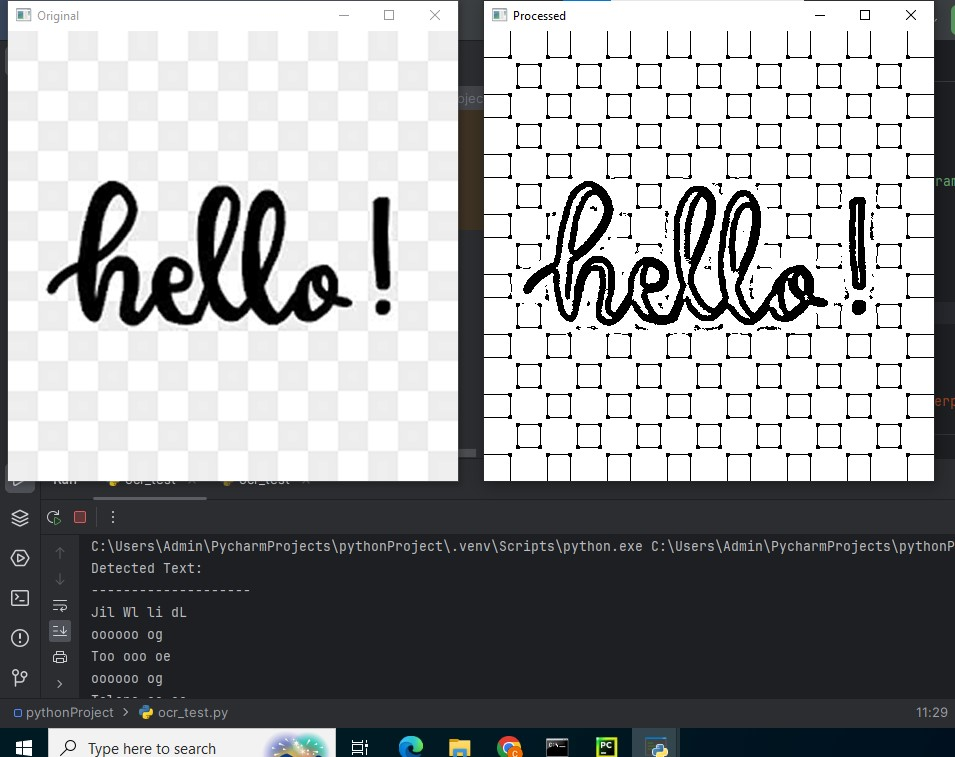
#> input picture text merthod1.jpg, 955 x 757 px
$ python basic2.exc5.py
#> lines starting #> are read from the running program, lines starting #| are printed output that depends on the picture
import cv2
path = input("Enter image path: ")
#> the answer given: text merthod1.jpg
img = cv2.imread(path)
#> img is the input picture: shape (757, 955, 3); mean B, G, R 154.1, 152.7, 151.7
if img is None:
    print("Error: Image not found!")
else:
    print("Image shape (Height, Width, Channels):", img.shape)
#| Image shape (Height, Width, Channels): (757, 955, 3)
    x = int(input("Enter x starting point: "))
#> the answer given: 3
    y = int(input("Enter y starting point: "))
#> the answer given: 3
    w = int(input("Enter width: "))
#> the answer given: 100
    h = int(input("Enter height: "))
#> the answer given: 100
    cropped = img[y:y+h, x:x+w]
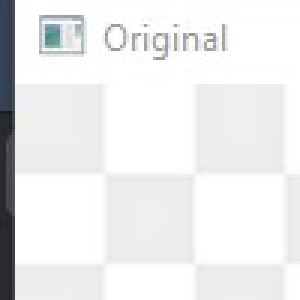
#> cropped: shape (100, 100, 3) (shown 3 times larger); mean B, G, R 236.5, 236.1, 235.6
    cv2.imshow("Original Image", img)
    cv2.imshow("Cropped Image", cropped)
    cv2.imwrite("cropped_output.jpg", cropped)
print("Cropped image saved as cropped_output.jpg")
cv2.waitKey(0)
cv2.destroyAllWindows()
